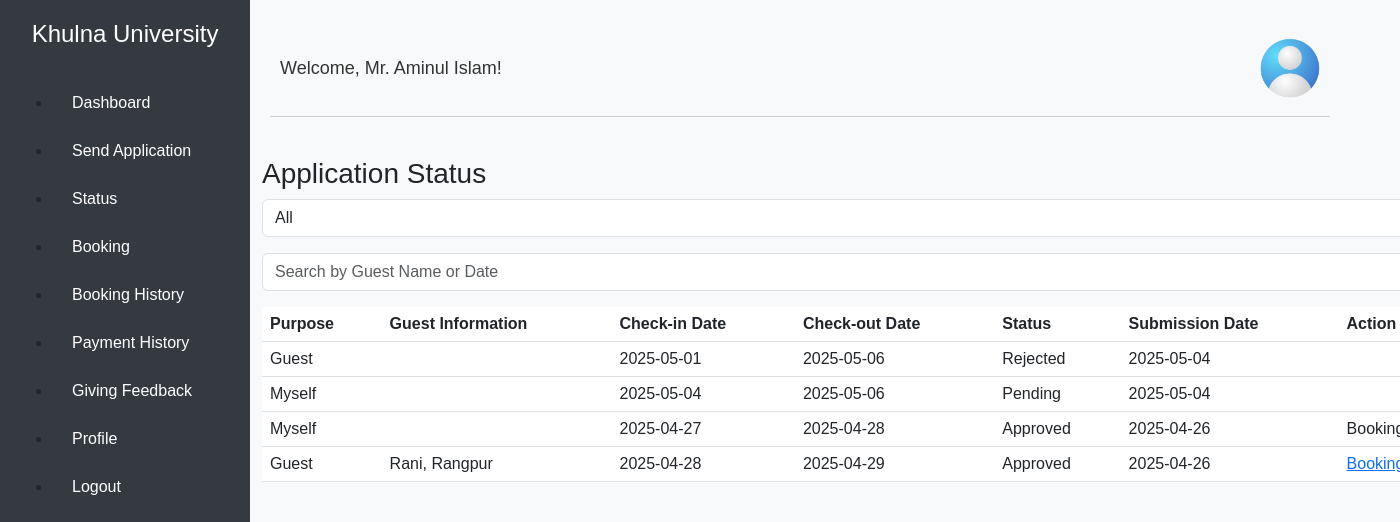
Page /user/teacher/book/status.php (signed in) on the committed database.
### tables this page shows
CREATE TABLE IF NOT EXISTS `user` (
  `id` int NOT NULL AUTO_INCREMENT,
  `name` varchar(255) NOT NULL,
  `email` varchar(150) NOT NULL,
  `phone` varchar(20) NOT NULL,
  `dept_name` varchar(255) NOT NULL,
  `designation` varchar(255) NOT NULL,
  `role` enum('Teacher','Officestaff','Register','Vice Chancellor','Pro-Vice Chancellor','Treasurer') NOT NULL,
  `profile_pic` varchar(255) DEFAULT 'profile.jpg',
  `password` varchar(255) NOT NULL,
  PRIMARY KEY (`id`),
  UNIQUE KEY `email` (`email`),
  UNIQUE KEY `phone` (`phone`)
);

CREATE TABLE IF NOT EXISTS `application` (
  `applicationId` int NOT NULL AUTO_INCREMENT,
  `userId` int NOT NULL,
  `status` enum('Pending','Approved','Rejected') NOT NULL DEFAULT 'Pending',
  `submission_date` date NOT NULL DEFAULT (curdate()),
  `checkInDate` date NOT NULL DEFAULT (curdate()),
  `checkOutDate` date NOT NULL DEFAULT (curdate()),
  `purpose` text NOT NULL,
  `guestInformation` text,
  `is_booked` tinyint(1) DEFAULT NULL,
  PRIMARY KEY (`applicationId`),
  KEY `userId` (`userId`)
);

### user/teacher/book/status.php (the view, shortened to what this page needs)
<?php include('../dashboard/header_sidebar.php'); ?>
<!DOCTYPE html>
<html lang="en">
<head>
    <link href="https://cdn.jsdelivr.net/npm/bootstrap@5.3.0/dist/css/bootstrap.min.css" rel="stylesheet">
    <link rel="stylesheet" href="../../../dashboard.css">
</head>
<body>
<div class="container" style="margin-top: 20px;margin-left: 250px;margin-right: 20px;">
    <h3>Application Status</h3>
    <div class="status">
        <div class="status_search">
            <form method="POST">
                <select id="statusFilter" name="status" class="form-select" onchange="this.form.submit()">
                    <option value="">All</option>
                </select>
            </form>
        </div>
        <div class="status_search">
            <form method="POST">
                <input type="text" name="search" id="searchInput" class="form-control" placeholder="Search by Guest Name or Date" value="<?= isset($_POST['search']) ? $_POST['search'] : ''; ?>" onkeyup="this.form.submit()">
            </form>
        </div>
    </div>
    <div id="statusTable">
        <?php
        include('../../../db.php');
        $teacher_id = $_SESSION['user_id'] ?? 0;
        $statusFilter = $_POST['status'] ?? '';
        $search = $_POST['search'] ?? '';
        $query = "
            SELECT
                ta.applicationId,
                ta.userId,
                ta.guestInformation,
                ta.checkInDate,
                ta.checkOutDate,
                ta.status,
                ta.submission_date,
                ta.purpose,
                ta.is_booked
            FROM application ta
            WHERE ta.userId = ? ORDER BY ta.submission_date DESC";
        $stmt = $conn->prepare($query);
        if ($statusFilter && $search) {
            $searchParam = "%$search%";
            $stmt->bind_param("isssss", $teacher_id, $statusFilter, $searchParam, $searchParam, $searchParam);
        } elseif ($statusFilter) {
            $stmt->bind_param("is", $teacher_id, $statusFilter);
        } elseif ($search) {
            $searchParam = "%$search%";
            $stmt->bind_param("ssss", $teacher_id, $searchParam, $searchParam, $searchParam);
        } else {
            $stmt->bind_param("i", $teacher_id);
        }
        $stmt->execute();
        $result = $stmt->get_result();
        if ($result->num_rows > 0) {
            echo '<table class="table">';
            echo '<thead><tr><th>Purpose</th><th>Guest Information</th><th>Check-in Date</th><th>Check-out Date</th><th>Status</th><th>Submission Date</th><th>Action</th></tr></thead><tbody>';
            while ($row = $result->fetch_assoc()) {
                echo '<tr>';
                echo '<td>' . $row['purpose'] . '</td>';
                echo '<td>' . $row['guestInformation'] . '</td>';
                echo '<td>' . $row['checkInDate'] . '</td>';
                echo '<td>' . $row['checkOutDate'] . '</td>';
                echo '<td>' . $row['status'] . '</td>';
                echo '<td>' . $row['submission_date'] . '</td>';
                if($row['status'] == 'Approved' && $row['is_booked'] =='0'){
                    echo '<td><a href="../book/booking.php?id=' . $row['applicationId'] . '" class="bookingButton">Booking</a></td>';
                }
                else if($row['is_booked'] =='1') {
                    echo '<td>Booking Complete</td>';
                } else {
                    echo '<td></td>';
                }
                echo '</tr>';
            }
            echo '</tbody></table>';
        } else {
            echo "<div class='alert alert-info'>No applications found.</div>";
        }
        ?>
    </div>
</div>
</body>
</html>

### user/teacher/dashboard/header_sidebar.php (shortened to what this page needs)
<?php
include('../../../db.php');
$user_id = $_SESSION['user_id'];
$stmt = $conn->prepare("SELECT * FROM user WHERE id = ?");
$stmt->bind_param("i", $user_id);
$stmt->execute();
$result = $stmt->get_result();
$user = $result->fetch_assoc();
$profile_pic = isset($user['profile_pic']) && !empty($user['profile_pic']) ? $user['profile_pic'] : 'profile.jpg';
$user_name = isset($user['name']) ? $user['name'] : 'N/A';
?>
<link rel="stylesheet" href="../../../dashboard.css">
<nav id="sidebar" class="sidebar_content" style="width: 250px; position: fixed; height: 100%; padding: 20px; z-index: 1000;">
    <h4 class="text-center">Khulna University</h4>
    <ul class="sidebar_nav">
        <li class="nav-item">
            <a href="../dashboard/teacher.php" class="nav-link" id="dashboard-link">Dashboard</a>
        </li>
        <li class="nav-item">
            <a href="../application/applicationForm.php" class="nav-link" id="application-form-link">Send Application</a>
        </li>
        <li class="nav-item">
            <a href="../book/status.php" class="nav-link" id="status-link">Status</a>
        </li>
        <li class="nav-item">
            <a href="../book/booking.php" class="nav-link" id="booking-link">Booking</a>
        </li>
        <li class="nav-item">
            <a href="../php/booking_history.php" class="nav-link" id="booking-history-link">Booking History</a>
        </li>
        <li class="nav-item">
            <a href="../php/payment_history.php" class="nav-link" id="payment-history-link">Payment History</a>
        </li>
        <li class="nav-item"><a href="../feedback/feedback.php" class="nav-link">Giving Feedback</a></li>
        <li class="nav-item"><a href="../php/teacherProfile.php" class="nav-link">Profile</a></li>
        <li class="nav-item"><a href="../../logout.php" class="nav-link">Logout</a></li>
    </ul>
</nav>
<div id="content" class="nav_container" style="margin-left: 250px; padding: 20px;">
    <nav class="navbarStyle" style="background-color: #f8f9fa; padding: 10px; border-bottom: 1px solid #ccc;">
        <div class="navbar">
            <div class="navbar-text">
                Welcome, <span id="teacher-name"><?php echo $user_name; ?></span>!
            </div>
            <div class="navbar-right">
                <div class="dropdown">
                    <img
                        src="../../profile_pics/<?php echo $profile_pic; ?>"
                        class="rounded-circle"
                        width="40"
                        height="40"
                        id="profile-btn"
                        data-bs-toggle="dropdown"/>
                </div>
            </div>
        </div>
    </nav>
</div>

### dashboard.css (style rules this page uses)
body { font-family: Arial, sans-serif; margin: 0; padding: 0; background-color: #f8f9fa; overflow-x: hidden; }
.sidebar_content { width: 250px; height: 100vh; position: fixed; left: 0; top: 0; background-color: #343a40; padding-top: 20px; list-style: none; z-index: 1000; }
.sidebar_content h4 { text-align: center; color: white; margin-bottom: 30px; }
.nav-link, .nav-item span { color: white; padding: 12px 20px; display: block; text-decoration: none; list-style: none; font-size: 16px; }
.nav_container { margin-left: 250px; width: calc(100% - 260px); padding: 20px; max-width: 1100px; box-sizing: border-box; }
.navbarStyle { background-color: #ffffff; border-bottom: 2px solid #dee2e6; padding: 10px; }
.navbar { display: flex; justify-content: space-between; align-items: center; flex-wrap: wrap; }
.navbar-text { font-size: 18px; color: #333; }
.dropdown img { width: 60px; height: 60px; border-radius: 50%; cursor: pointer; object-fit: cover; }

### rows in the picture
user: name "Mr. Aminul Islam", profile_pic (placeholder picture)
application: purpose "Guest", checkInDate "2025-05-01", checkOutDate "2025-05-06", status "Rejected", submission_date "2025-05-04"
application: purpose "Myself", checkInDate "2025-05-04", checkOutDate "2025-05-06", status "Pending", submission_date "2025-05-04"
application: purpose "Myself", checkInDate "2025-04-27", checkOutDate "2025-04-28", status "Approved", submission_date "2025-04-26", is_booked "Booking Complete"
application: purpose "Guest", guestInformation "Rani, Rangpur", checkInDate "2025-04-28", checkOutDate "2025-04-29", status "Approved", submission_date "2025-04-26"
